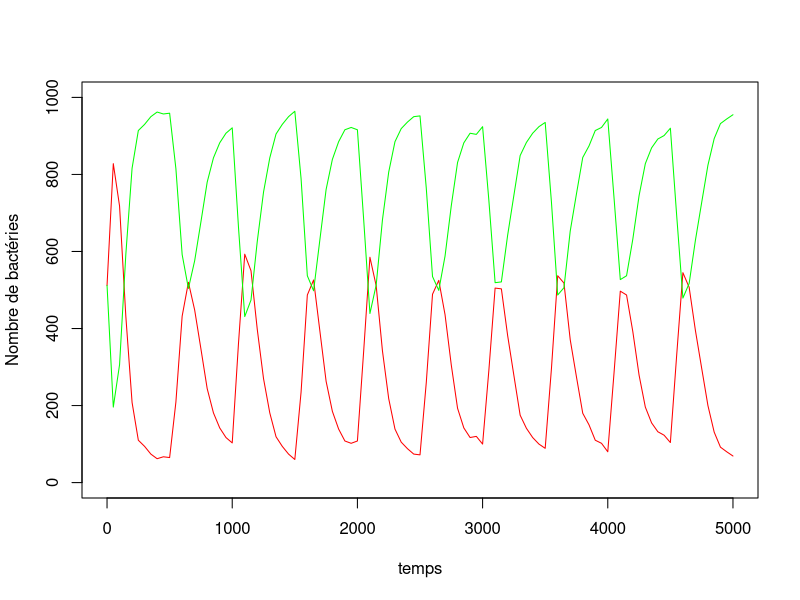
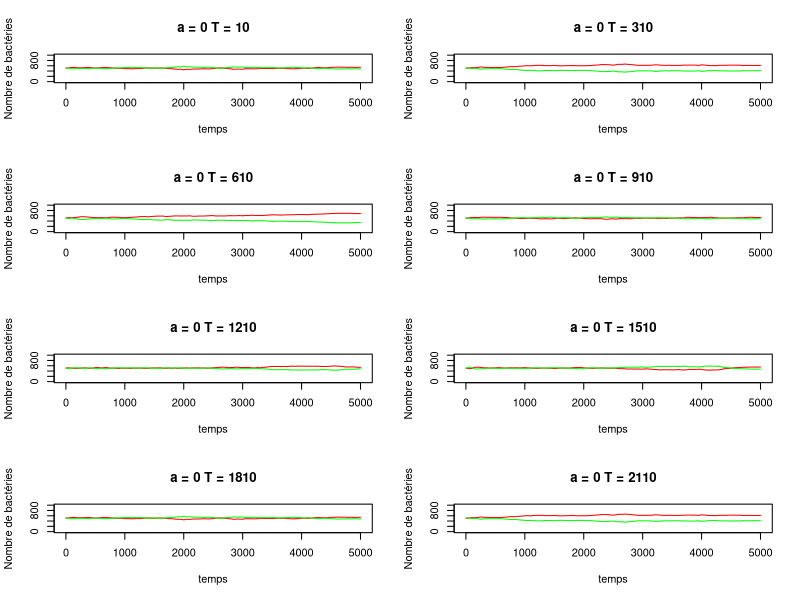
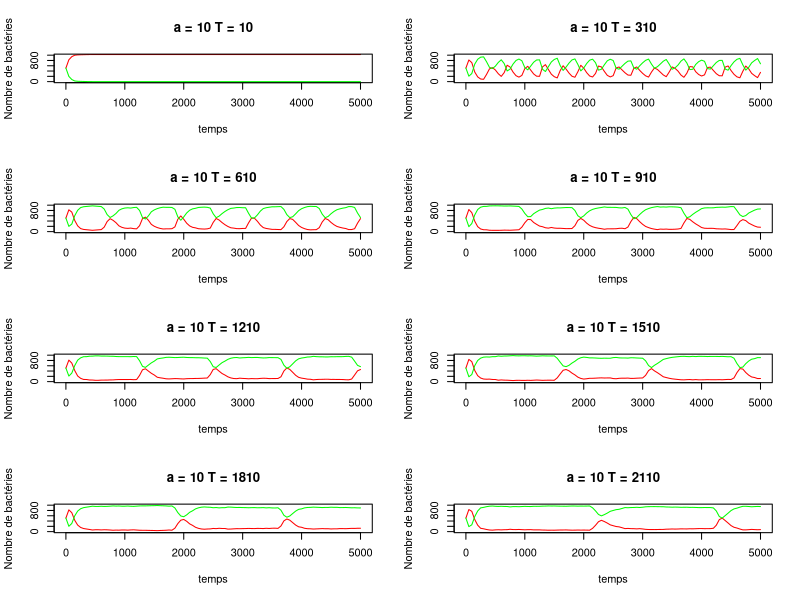
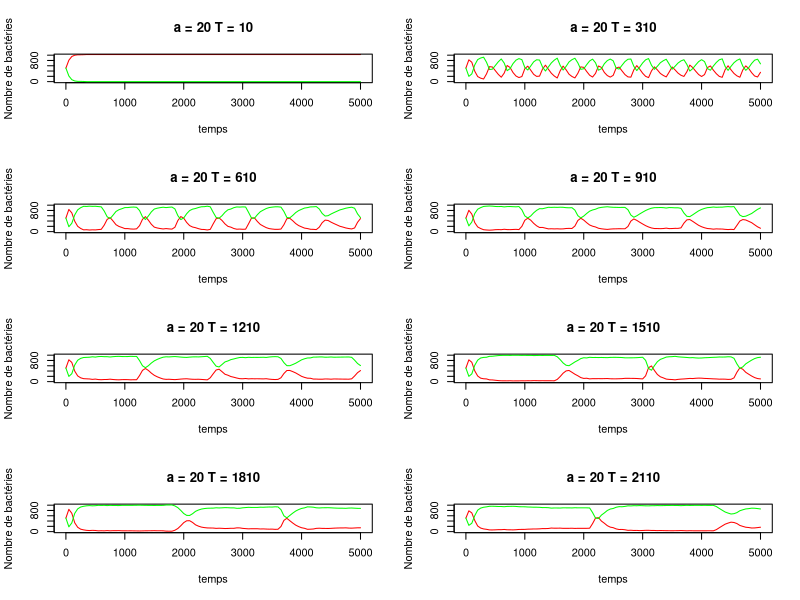
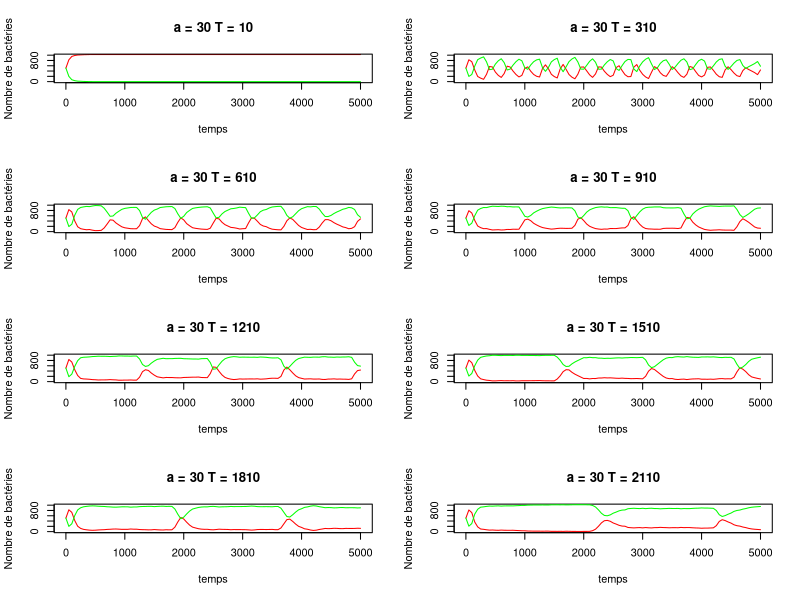
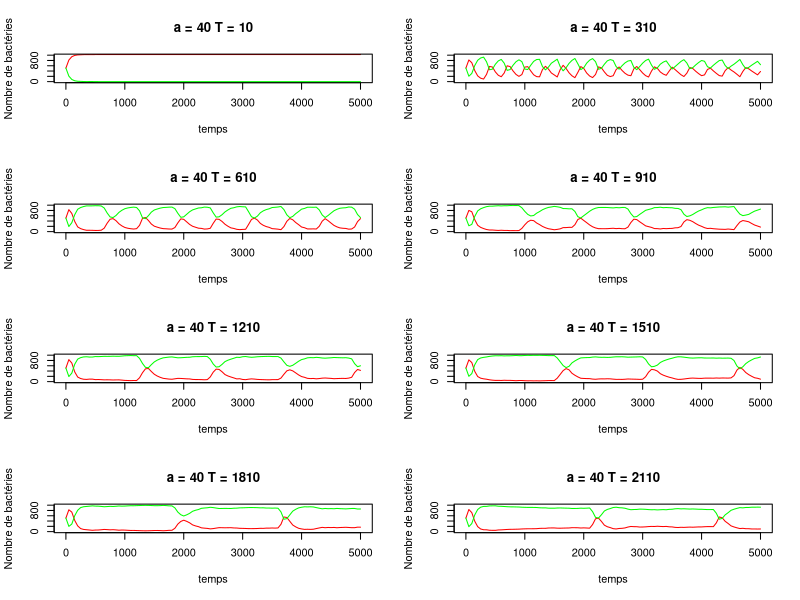
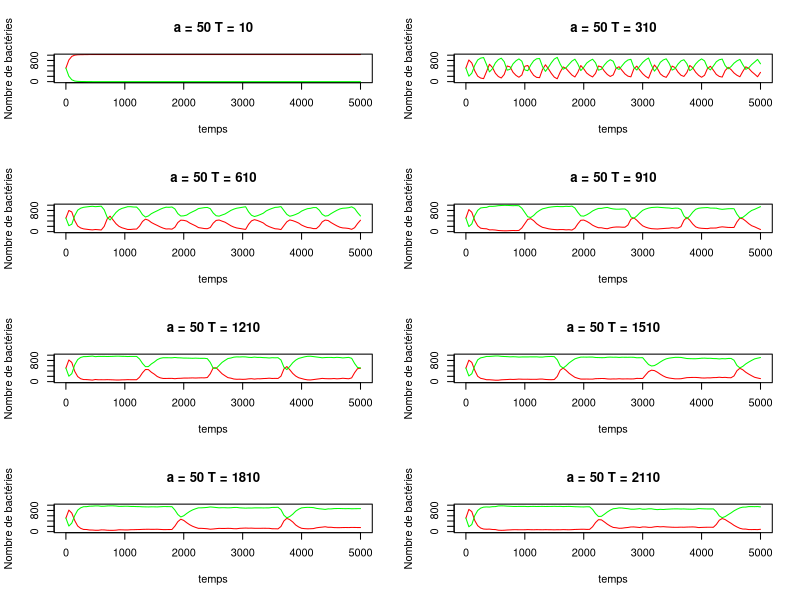

Generate these figures, in order, with R:
rm(list=ls())

#Lecture de la table
d=read.table("data.tab")
d2=read.table("data2.tab")

#Création du vecteur x
x=0:100
x=x*50

#Premier test
dtest=d[1:101,]
par(mfrow=c(1,1))
plot(x,dtest$V1,ylim=c(0,1000),xlab="temps",ylab="Nombre de bactéries",type="l",col="red")
lines(x,dtest$V2,col="green")

#Création des test pour différentes valeurs de a et T
#Première boucle
d000010=d[102:202,]
d000310=d[203:303,]
d000610=d[304:404,]
d000910=d[405:505,]
d001210=d[506:606,]
d001510=d[607:707,]
d001810=d2[102:202,]
d002110=d2[203:303,]
#Deuxième boucle
d100010=d[708:808,]
d100310=d[809:909,]
d100610=d[910:1010,]
d100910=d[1011:1111,]
d101210=d[1112:1212,]
d101510=d[1213:1313,]
d101810=d2[304:404,]
d102110=d2[405:505,]
#Troisième boucle
d200010=d[1314:1414,]
d200310=d[1415:1515,]
d200610=d[1516:1616,]
d200910=d[1617:1717,]
d201210=d[1718:1818,]
d201510=d[1819:1919,]
d201810=d2[506:606,]
d202110=d2[607:707,]
#Quatrième boucle
d300010=d[1920:2020,]
d300310=d[2021:2121,]
d300610=d[2122:2222,]
d300910=d[2223:2323,]
d301210=d[2324:2424,]
d301510=d[2425:2525,]
d301810=d2[708:808,]
d302110=d2[809:909,]
#Cinquième boucle
d400010=d[2526:2626,]
d400310=d[2627:2727,]
d400610=d[2728:2828,]
d400910=d[2829:2929,]
d401210=d[2930:3030,]
d401510=d[3031:3131,]
d401810=d2[910:1010,]
d402110=d2[1011:1111,]
#Sixième boucle
d500010=d[3132:3232,]
d500310=d[3233:3333,]
d500610=d[3334:3434,]
d500910=d[3435:3535,]
d501210=d[3536:3636,]
d501510=d[3637:3737,]
d501810=d2[1112:1212,]
d502110=d2[1213:1313,]

#Visualisation de ces tests
par(mfrow=c(4,2))
#Première boucle
plot(x,d000010$V1,ylim=c(0,1000),main="a = 0 T = 10",xlab="temps",ylab="Nombre de bactéries",type="l",col="red")
lines(x,d000010$V2,col="green")
plot(x,d000310$V1,ylim=c(0,1000),main="a = 0 T = 310",xlab="temps",ylab="Nombre de bactéries",type="l",col="red")
lines(x,d000310$V2,col="green")
plot(x,d000610$V1,ylim=c(0,1000),main="a = 0 T = 610",xlab="temps",ylab="Nombre de bactéries",type="l",col="red")
lines(x,d000610$V2,col="green")
plot(x,d000910$V1,ylim=c(0,1000),main="a = 0 T = 910",xlab="temps",ylab="Nombre de bactéries",type="l",col="red")
lines(x,d000910$V2,col="green")
plot(x,d001210$V1,ylim=c(0,1000),main="a = 0 T = 1210",xlab="temps",ylab="Nombre de bactéries",type="l",col="red")
lines(x,d001210$V2,col="green")
plot(x,d001510$V1,ylim=c(0,1000),main="a = 0 T = 1510",xlab="temps",ylab="Nombre de bactéries",type="l",col="red")
lines(x,d001510$V2,col="green")
plot(x,d001810$V1,ylim=c(0,1000),main="a = 0 T = 1810",xlab="temps",ylab="Nombre de bactéries",type="l",col="red")
lines(x,d001810$V2,col="green")
plot(x,d002110$V1,ylim=c(0,1000),main="a = 0 T = 2110",xlab="temps",ylab="Nombre de bactéries",type="l",col="red")
lines(x,d002110$V2,col="green")
#Deuxième boucle
plot(x,d100010$V1,ylim=c(0,1000),main="a = 10 T = 10",xlab="temps",ylab="Nombre de bactéries",type="l",col="red")
lines(x,d100010$V2,col="green")
plot(x,d100310$V1,ylim=c(0,1000),main="a = 10 T = 310",xlab="temps",ylab="Nombre de bactéries",type="l",col="red")
lines(x,d100310$V2,col="green")
plot(x,d100610$V1,ylim=c(0,1000),main="a = 10 T = 610",xlab="temps",ylab="Nombre de bactéries",type="l",col="red")
lines(x,d100610$V2,col="green")
plot(x,d100910$V1,ylim=c(0,1000),main="a = 10 T = 910",xlab="temps",ylab="Nombre de bactéries",type="l",col="red")
lines(x,d100910$V2,col="green")
plot(x,d101210$V1,ylim=c(0,1000),main="a = 10 T = 1210",xlab="temps",ylab="Nombre de bactéries",type="l",col="red")
lines(x,d101210$V2,col="green")
plot(x,d101510$V1,ylim=c(0,1000),main="a = 10 T = 1510",xlab="temps",ylab="Nombre de bactéries",type="l",col="red")
lines(x,d101510$V2,col="green")
plot(x,d101810$V1,ylim=c(0,1000),main="a = 10 T = 1810",xlab="temps",ylab="Nombre de bactéries",type="l",col="red")
lines(x,d101810$V2,col="green")
plot(x,d102110$V1,ylim=c(0,1000),main="a = 10 T = 2110",xlab="temps",ylab="Nombre de bactéries",type="l",col="red")
lines(x,d102110$V2,col="green")
#Troisème boucle
plot(x,d200010$V1,ylim=c(0,1000),main="a = 20 T = 10",xlab="temps",ylab="Nombre de bactéries",type="l",col="red")
lines(x,d200010$V2,col="green")
plot(x,d200310$V1,ylim=c(0,1000),main="a = 20 T = 310",xlab="temps",ylab="Nombre de bactéries",type="l",col="red")
lines(x,d200310$V2,col="green")
plot(x,d200610$V1,ylim=c(0,1000),main="a = 20 T = 610",xlab="temps",ylab="Nombre de bactéries",type="l",col="red")
lines(x,d200610$V2,col="green")
plot(x,d200910$V1,ylim=c(0,1000),main="a = 20 T = 910",xlab="temps",ylab="Nombre de bactéries",type="l",col="red")
lines(x,d200910$V2,col="green")
plot(x,d201210$V1,ylim=c(0,1000),main="a = 20 T = 1210",xlab="temps",ylab="Nombre de bactéries",type="l",col="red")
lines(x,d201210$V2,col="green")
plot(x,d201510$V1,ylim=c(0,1000),main="a = 20 T = 1510",xlab="temps",ylab="Nombre de bactéries",type="l",col="red")
lines(x,d201510$V2,col="green")
plot(x,d201810$V1,ylim=c(0,1000),main="a = 20 T = 1810",xlab="temps",ylab="Nombre de bactéries",type="l",col="red")
lines(x,d201810$V2,col="green")
plot(x,d202110$V1,ylim=c(0,1000),main="a = 20 T = 2110",xlab="temps",ylab="Nombre de bactéries",type="l",col="red")
lines(x,d202110$V2,col="green")
#Quatrième boucle
plot(x,d300010$V1,ylim=c(0,1000),main="a = 30 T = 10",xlab="temps",ylab="Nombre de bactéries",type="l",col="red")
lines(x,d300010$V2,col="green")
plot(x,d300310$V1,ylim=c(0,1000),main="a = 30 T = 310",xlab="temps",ylab="Nombre de bactéries",type="l",col="red")
lines(x,d300310$V2,col="green")
plot(x,d300610$V1,ylim=c(0,1000),main="a = 30 T = 610",xlab="temps",ylab="Nombre de bactéries",type="l",col="red")
lines(x,d300610$V2,col="green")
plot(x,d300910$V1,ylim=c(0,1000),main="a = 30 T = 910",xlab="temps",ylab="Nombre de bactéries",type="l",col="red")
lines(x,d300910$V2,col="green")
plot(x,d301210$V1,ylim=c(0,1000),main="a = 30 T = 1210",xlab="temps",ylab="Nombre de bactéries",type="l",col="red")
lines(x,d301210$V2,col="green")
plot(x,d301510$V1,ylim=c(0,1000),main="a = 30 T = 1510",xlab="temps",ylab="Nombre de bactéries",type="l",col="red")
lines(x,d301510$V2,col="green")
plot(x,d301810$V1,ylim=c(0,1000),main="a = 30 T = 1810",xlab="temps",ylab="Nombre de bactéries",type="l",col="red")
lines(x,d301810$V2,col="green")
plot(x,d302110$V1,ylim=c(0,1000),main="a = 30 T = 2110",xlab="temps",ylab="Nombre de bactéries",type="l",col="red")
lines(x,d302110$V2,col="green")
#Cinquième boucle
plot(x,d400010$V1,ylim=c(0,1000),main="a = 40 T = 10",xlab="temps",ylab="Nombre de bactéries",type="l",col="red")
lines(x,d400010$V2,col="green")
plot(x,d400310$V1,ylim=c(0,1000),main="a = 40 T = 310",xlab="temps",ylab="Nombre de bactéries",type="l",col="red")
lines(x,d400310$V2,col="green")
plot(x,d400610$V1,ylim=c(0,1000),main="a = 40 T = 610",xlab="temps",ylab="Nombre de bactéries",type="l",col="red")
lines(x,d400610$V2,col="green")
plot(x,d400910$V1,ylim=c(0,1000),main="a = 40 T = 910",xlab="temps",ylab="Nombre de bactéries",type="l",col="red")
lines(x,d400910$V2,col="green")
plot(x,d401210$V1,ylim=c(0,1000),main="a = 40 T = 1210",xlab="temps",ylab="Nombre de bactéries",type="l",col="red")
lines(x,d401210$V2,col="green")
plot(x,d401510$V1,ylim=c(0,1000),main="a = 40 T = 1510",xlab="temps",ylab="Nombre de bactéries",type="l",col="red")
lines(x,d401510$V2,col="green")
plot(x,d401810$V1,ylim=c(0,1000),main="a = 40 T = 1810",xlab="temps",ylab="Nombre de bactéries",type="l",col="red")
lines(x,d401810$V2,col="green")
plot(x,d402110$V1,ylim=c(0,1000),main="a = 40 T = 2110",xlab="temps",ylab="Nombre de bactéries",type="l",col="red")
lines(x,d402110$V2,col="green")
#Sixième boucle
plot(x,d500010$V1,ylim=c(0,1000),main="a = 50 T = 10",xlab="temps",ylab="Nombre de bactéries",type="l",col="red")
lines(x,d500010$V2,col="green")
plot(x,d500310$V1,ylim=c(0,1000),main="a = 50 T = 310",xlab="temps",ylab="Nombre de bactéries",type="l",col="red")
lines(x,d500310$V2,col="green")
plot(x,d500610$V1,ylim=c(0,1000),main="a = 50 T = 610",xlab="temps",ylab="Nombre de bactéries",type="l",col="red")
lines(x,d500610$V2,col="green")
plot(x,d500910$V1,ylim=c(0,1000),main="a = 50 T = 910",xlab="temps",ylab="Nombre de bactéries",type="l",col="red")
lines(x,d500910$V2,col="green")
plot(x,d501210$V1,ylim=c(0,1000),main="a = 50 T = 1210",xlab="temps",ylab="Nombre de bactéries",type="l",col="red")
lines(x,d501210$V2,col="green")
plot(x,d501510$V1,ylim=c(0,1000),main="a = 50 T = 1510",xlab="temps",ylab="Nombre de bactéries",type="l",col="red")
lines(x,d501510$V2,col="green")
plot(x,d501810$V1,ylim=c(0,1000),main="a = 50 T = 1810",xlab="temps",ylab="Nombre de bactéries",type="l",col="red")
lines(x,d501810$V2,col="green")
plot(x,d502110$V1,ylim=c(0,1000),main="a = 50 T = 2110",xlab="temps",ylab="Nombre de bactéries",type="l",col="red")
lines(x,d502110$V2,col="green")

#Analyse de ces tests
